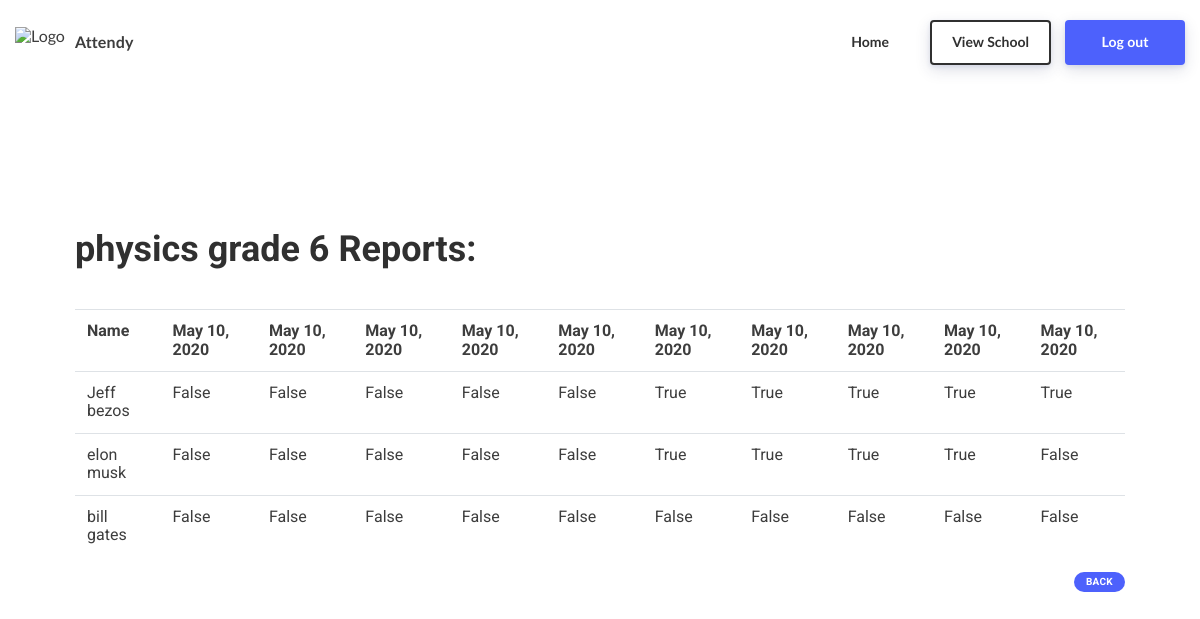
Page /view_reports/1/ (signed in) on the committed database.
### main/models.py (models this page shows, shortened)
class Class(models.Model):
    name = models.CharField(max_length=200)
    id = models.AutoField(primary_key=True)
    teacher = models.ForeignKey(Teacher, default=0, on_delete=models.SET_DEFAULT)
    student_list = models.CharField(max_length=1000, default='', blank=True)
    class Meta:
        verbose_name_plural = 'Classes'

class Report(models.Model):
    id = models.AutoField(primary_key=True)
    date = models.DateField(auto_now_add=True)
    status = models.CharField(max_length=200, default='done')
    belonging_class = models.ForeignKey(Class, default=0, on_delete=models.SET_DEFAULT)
    dictionary = models.CharField(max_length=1000)
    def get_student_dict(self):
        return ast.literal_eval(str(self.dictionary))
    class Meta:
        verbose_name_plural = 'Reports'

### main/views.py (the view)
# urls.py: path('view_reports/<int:class_id>/', views.view_reports, name='view reports'),
def view_reports(request, class_id):
    if request.user.is_authenticated:
        class_ = Class.objects.filter(id=class_id)[0]
        reports = Report.objects.filter(belonging_class=class_)
        reports = sorted(reports, key=lambda x: x.date)
        student_dict = {key: [val] for key, val in reports[0].get_student_dict().items()}
        for i, report in enumerate(reports):
            if i != 0:
                new_dict = report.get_student_dict()
                for key, val in new_dict.items():
                    student_dict[key].append(val)
        print(student_dict)
        return render(request, 'main/view_reports.html',
                      context={'reports': reports, 'student_dict': student_dict, 'class_name': class_.name})
    else:
        return redirect('main:landing page')

### main/templates/main/view_reports.html (shortened to what this page needs)
<!DOCTYPE html>
<html lang="en">
<head>
    {% extends "main/header.html" %}
{% block content %}
<br>
<div class="container">
    <section class="hero is-primary">
        <div class="hero-body">
            <h1 class="title">{{class_name}} Reports:</h1>
        </div>
    </section>
    <br/>
    <table class="table is-bordered is-striped is-narrow is-hoverable is-fullwidth">
        <tr>
            <th>Name</th>
            {% for report in reports %}
            <th>{{report.date}}</th>
            {% endfor %}
        </tr>
        {% for name, l in student_dict.items %}
        <tr>
            <td>{{name}}</td>
            {% for i in l %}
                <td>{{i}}</td>
            {% endfor %}
        </tr>
        {% endfor %}
    </table>
    <a style="float:right;" class="tag is-info is-large is-light" href="{{path}}">Back</a>
</div>
{% endblock %}

### rows in the picture
Class: name "physics grade 6"
Report: date "May 10, 2020"
Report: date "May 10, 2020"
Report: date "May 10, 2020"
Report: date "May 10, 2020"
Report: date "May 10, 2020"
Report: date "May 10, 2020"
Report: date "May 10, 2020"
Report: date "May 10, 2020"
Report: date "May 10, 2020"
Report: date "May 10, 2020"

### other values in the picture
{{ name }} "Jeff bezos" "elon musk" "bill gates"
{{ i }} "False" "False" "False" "False" "False" "True" "True" "True" "True" "True" "False" "False" "False" "False" "False" "True" "True" "True" "True" "False" "False" "False" "False" "False" "False" "False" "False" "False" "False" "False"
